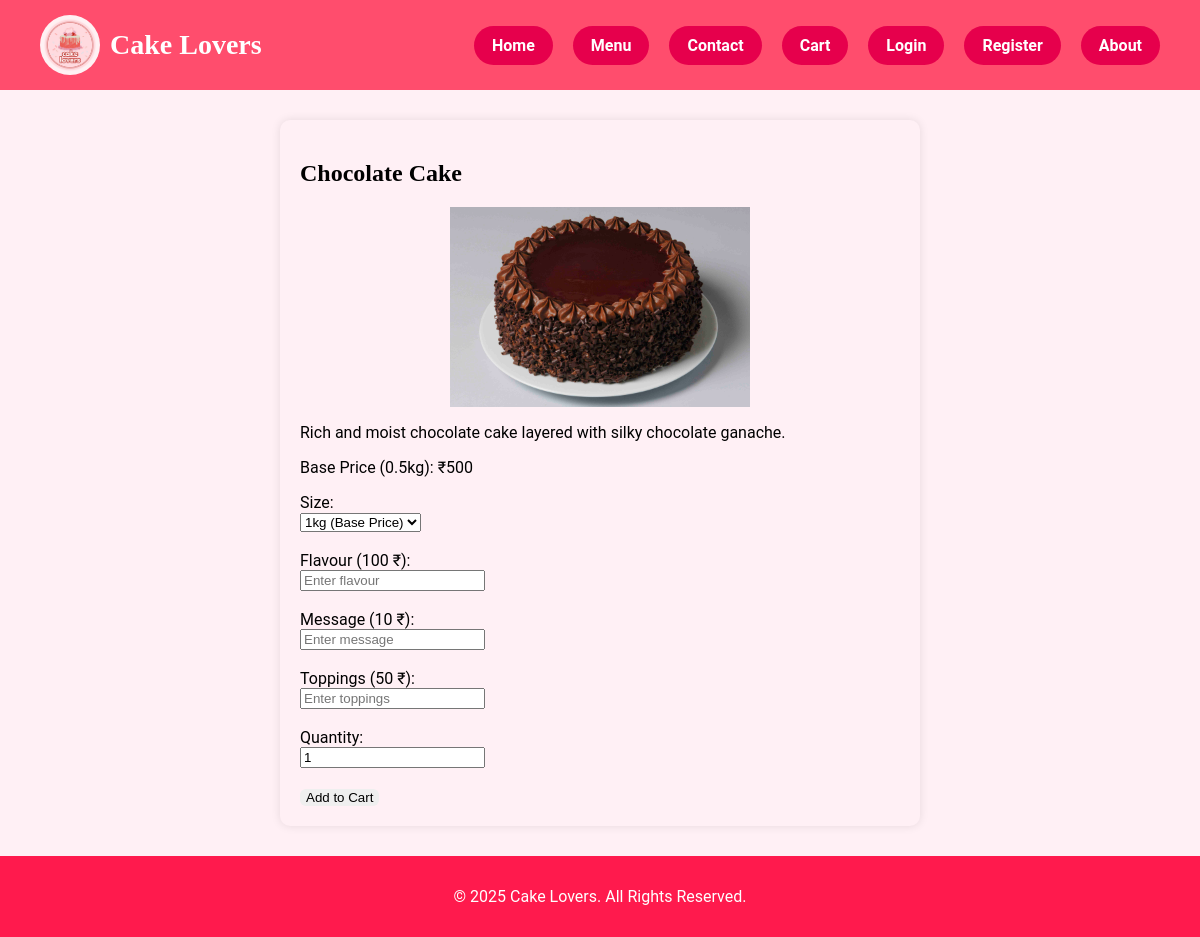
Screenshot of /cake_detail.php?id=1 with the database file from the repository.
### tables this page shows
CREATE TABLE `cakes` (
  `id` int(10) UNSIGNED NOT NULL,
  `name` varchar(255) NOT NULL,
  `image` varchar(255) DEFAULT NULL,
  `description` text DEFAULT NULL,
  `price` float NOT NULL,
  `rating` float DEFAULT 0,
  `rating_count` int(11) DEFAULT 0,
  `size` varchar(50) DEFAULT '1 kg',
  `stock` int(10) UNSIGNED NOT NULL DEFAULT 10
);

### cake_detail.php (the view, shortened to what this page needs)
<?php
include "includes/db_connect.php";
$cake_id = intval($_GET['id'] ?? 0);
$stmt = $conn->prepare("SELECT * FROM cakes WHERE id = :id");
$stmt->execute([':id' => $cake_id]);
$cake = $stmt->fetch(PDO::FETCH_ASSOC);
?>
<!DOCTYPE html>
<html>
<head>
    <link rel="stylesheet" href="assets/css/style.css">
</head>
<body>
<?php include "includes/header.php"; ?>
<div class="cake-detail-container" style="max-width:600px; margin:30px auto; background:#fff0f5; padding:20px; border-radius:10px; box-shadow:0 0 10px rgba(0,0,0,0.1);">
    <h2><?php echo htmlspecialchars($cake['name']); ?></h2>
    <img src="images/<?php echo $cake['image']; ?>" width="300" style="display:block; margin:10px auto;">
    <p><?php echo htmlspecialchars($cake['description']); ?></p>
    <p>Base Price (0.5kg): ₹<?php echo $cake['price']; ?></p>
    <form method="POST">
        <label>Size:</label><br>
        <select name="size" required>
            <option value="1kg" selected>1kg (Base Price)</option>
        </select><br><br>
        <label>Flavour (100 ₹):</label><br>
        <input type="text" name="flavour" placeholder="Enter flavour"><br><br>
        <label>Message (10 ₹):</label><br>
        <input type="text" name="message" placeholder="Enter message"><br><br>
        <label>Toppings (50 ₹):</label><br>
        <input type="text" name="toppings" placeholder="Enter toppings"><br><br>
        <label>Quantity:</label><br>
        <input type="number" name="quantity" value="1" min="1"><br><br>
        <button type="submit" name="add_to_cart" class="btn-order">Add to Cart</button>
    </form>
</div>
<?php include "includes/footer.php"; ?>
</body>
</html>

### assets/css/style.css (style rules this page uses)
body { font-family: 'Roboto', sans-serif; margin: 0; padding: 0; background: #fff0f5; }
h1, h2, h3 { font-family: 'Pacifico', cursive; }
button, .btn-primary, .btn-secondary { border: none; border-radius: 6px; cursor: pointer; font-weight: 500; }

### rows the page displays
cakes: name "Chocolate Cake", image (picture), description "Rich and moist chocolate cake layered with silky chocolate ganache.", price "500"
